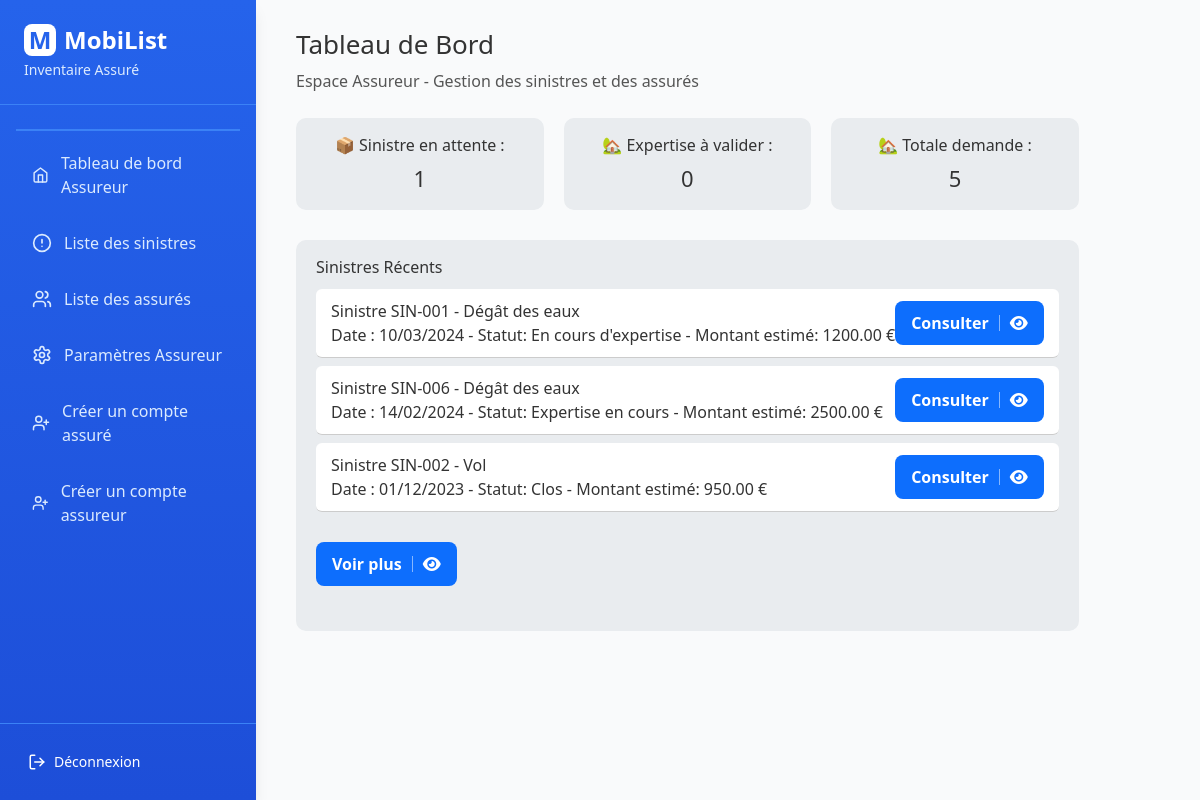
/tableau_de_bord_assureur/ (signed in), run on the app's committed database.
### monApp/database/sinistre.py (models this page shows, shortened)
class Sinistre(db.Model):
    __tablename__ = 'sinistre'
    id_sinistre = db.Column(db.Integer, primary_key=True)
    date_sinistre = db.Column(db.Date, nullable=False)
    type_sinistre = db.Column(db.String(100))
    description = db.Column(db.Text)
    montant_estime = db.Column(db.Numeric(10,2))
    montant_final = db.Column(db.Numeric(10, 2), nullable=True)
    numero_sinistre = db.Column(db.String(50), unique=True, nullable=False)
    date_declaration = db.Column(db.Date, nullable=False, default=date.today)
    statut = db.Column(db.String(50), nullable=False, default='Déclaré')
    id_logement = db.Column(db.Integer, db.ForeignKey('logement.id_logement'), nullable=False)

### monApp/views.py (the view)
@app.route('/tableau_de_bord_assureur/')
@login_required
def tableau_de_bord_assureur():
    if not current_user.assureur_profile:
        flash("Accès non autorisé.", "danger")
        return redirect(url_for('login'))
    assureur = current_user.assureur_profile
    assures = Assure.query.filter_by(id_assureur=assureur.id_assureur).all()
    all_logements = []
    for assure in assures:
        all_logements.extend(assure.logements)
    logement_ids = [l.id_logement for l in all_logements]
    sinistres = Sinistre.query.filter(Sinistre.id_logement.in_(logement_ids)).order_by(Sinistre.date_sinistre.desc()).all()
    sinistres_en_attente = len([s for s in sinistres if s.statut == 'Déclaré'])
    expertises_a_valider = len([s for s in sinistres if s.statut == 'Expertisé'])
    total_demandes = len(sinistres)
    valeur_totale = 0
    for logement in all_logements:
        for piece in logement.pieces:
            for bien in piece.biens:
                if bien.valeur_actuelle:
                    valeur_totale += bien.valeur_actuelle
    return render_template('assureur/tableau_bord_assureur.html',
                           sinistres_en_attente=sinistres_en_attente,
                           expertises_a_valider=expertises_a_valider,
                           total_demandes=total_demandes,
                           valeur_totale=valeur_totale,
                           sinistres=sinistres)

### monApp/database/user.py (called while the page is built)
    @property
    def is_assureur(self):
        return self.assureur_profile is not None

### monApp/views.py (called while the page is built)
@login_manager.user_loader
def load_user(user_id):
    return User.query.get(user_id)

### monApp/templates/assureur/tableau_bord_assureur.html (shortened to what this page needs)
{% extends "base.html" %}
{% block head %}
<link rel="stylesheet" href="{{ url_for('static', filename='css/tableauDeBord.css') }}">
<link rel="stylesheet" href="https://cdnjs.cloudflare.com/ajax/libs/font-awesome/6.0.0-beta3/css/all.min.css">
{% endblock %}
{% block content %}
<div class="container">
    <main class="main-content">
        <header>
            <h1>Tableau de Bord</h1>
            <p>Espace Assureur - Gestion des sinistres et des assurés</p>
        </header>
        <section class="stats">
            <div class="card">
                <p>📦 Sinistre en attente :</p>
                <h3>{{ sinistres_en_attente }}</h3>
            </div>
            <div class="card">
                <p>🏡 Expertise à valider :</p>
                <h3>{{ expertises_a_valider }}</h3>
            </div>
            <div class="card">
                <p>🏡 Totale demande :</p>
                <h3>{{ total_demandes }}</h3>
            </div>
        </section>
        <section class="logements">
            <h2>Sinistres Récents</h2>
            {% for sinistre in sinistres[:3] %}
            <div class="logement-item">
                <div class="logement-info">
                    <h3>Sinistre {{ sinistre.numero_sinistre }} - {{ sinistre.type_sinistre }}</h3>
                    <p>
                        Date : {{ sinistre.date_sinistre.strftime('%d/%m/%Y') }} -
                        Statut: {{ sinistre.statut }} -
                        Montant estimé: {% if sinistre.montant_estime is not none %}{{ "%.2f"|format(sinistre.montant_estime) }} €{% else %}Non estimé{% endif %}
                    </p>
                </div>
                <div class="logement-actions">
                    <a href="{{ url_for('detail_sinistre', id=sinistre.id_sinistre) }}" class="btn btn-info">Consulter<i class="fas fa-eye"></i></a>
                </div>
            </div>
            {% else %}
                <p>Aucun sinistre récent à traiter.</p>
            {% endfor %}
            <div class="voir-plus">
                <a href="{{ url_for('liste_sinistres') }}" class="btn btn-info">Voir plus<i class="fas fa-eye"></i></a>
            </div>
        </section>
    </main>
</div>
{% endblock %}

### monApp/static/css/tableauDeBord.css (style rules this page uses)
* { box-sizing: border-box; margin: 0; padding: 0; font-family: "Segoe UI", Roboto, sans-serif; }
body { background-color: #f5f6fa; color: #333; min-height: 100vh; display: flex; }
.container { display: flex; width: 100%; }
.main-content { flex: 1; padding: 25px 40px; }
header { display: flex; align-items: center; justify-content: space-between; flex-wrap: wrap; margin-bottom: 25px; }
header h1 { font-size: 26px; }
header p { flex: 1 1 100%; margin-top: 5px; color: #555; }
.stats { display: flex; gap: 20px; margin-bottom: 30px; }
.card { background-color: #e9ecef; flex: 1; padding: 15px; border-radius: 10px; text-align: center; }
.card h3 { font-size: 22px; margin-top: 5px; }
.logements { background-color: #e9ecef; padding: 15px 20px; border-radius: 10px; }
.logements h2 { margin-bottom: 10px; }
.logement-item { background-color: white; margin-top: 8px; border-radius: 6px; padding: 10px 15px; display: flex; justify-content: space-between; align-items: center; border-bottom: 1px solid #ccc; }
.btn { display: inline-flex; align-items: center; padding: 10px 16px; border-radius: 8px; text-decoration: none; font-size: 16px; font-weight: 600; border: none; cursor: pointer; transition: all 0.2s ease; color: #fff; }
.btn-info { background-color: #0d6efd; }
.btn i { margin-left: 10px; border-left: 1px solid rgba(255, 255, 255, 0.5); padding-left: 10px; line-height: 1; }
.voir-plus { gap: 20px; margin-bottom: 30px; margin-top: 30px; }

### data on the page
Sinistre: numero_sinistre "SIN-001", type_sinistre "Dégât des eaux", date_sinistre "10/03/2024", statut "En cours d'expertise", montant_estime "1200.00"
Sinistre: numero_sinistre "SIN-006", type_sinistre "Dégât des eaux", date_sinistre "14/02/2024", statut "Expertise en cours", montant_estime "2500.00"
Sinistre: numero_sinistre "SIN-002", type_sinistre "Vol", date_sinistre "01/12/2023", statut "Clos", montant_estime "950.00"

### other printed values
{{ sinistres_en_attente }} "1"
{{ expertises_a_valider }} "0"
{{ total_demandes }} "5"
